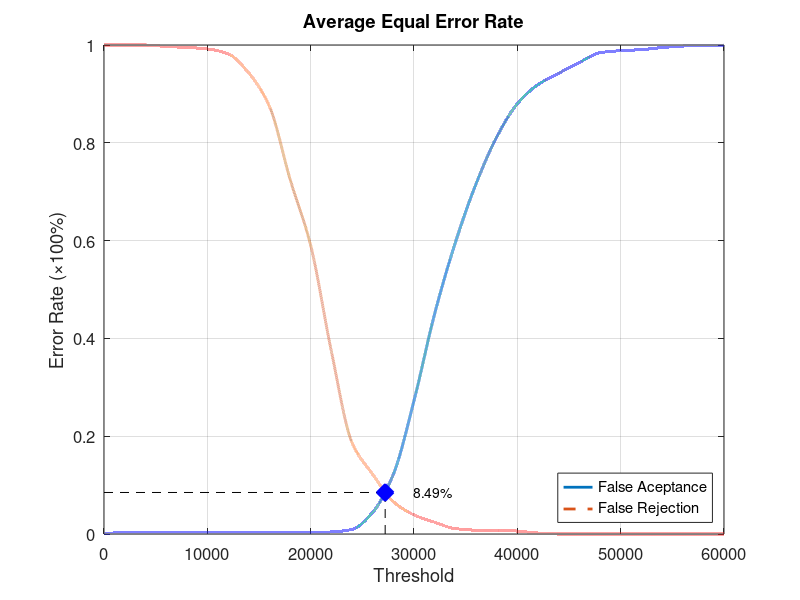
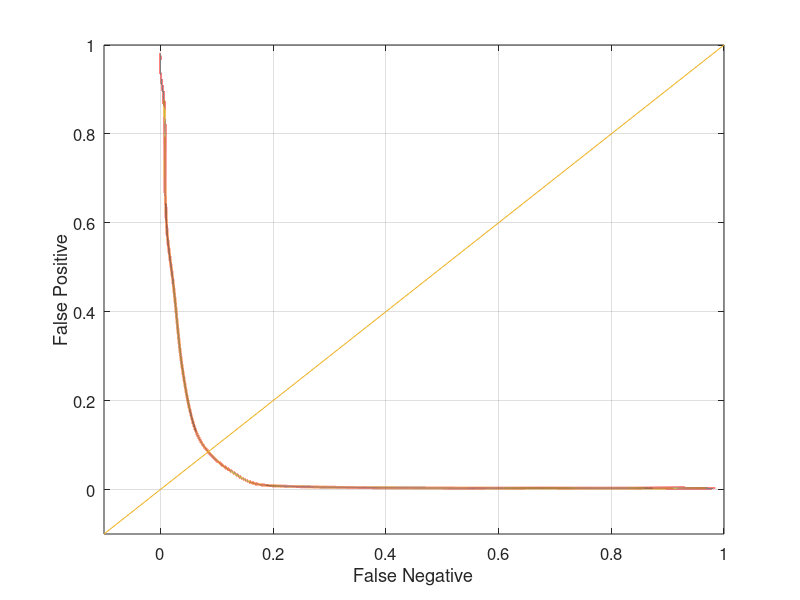

Write MATLAB code to recreate these figures, in order.
function yEER = Database1Average
close all;
clear;
clc;
x = 0:2000:60000;
xq = 0:0.5:60000;

y0 = [0 0.0031579 0.0031579 0.0031579 0.0031579 0.0031579 0.0031579 0.0031579 0.0031579 0.0031579 0.0031579 0.00421053 0.00947368 0.0442105 0.122105 0.272632 0.450526 0.595789 0.715789 0.811579 0.88 0.918947 0.942105 0.964211 0.984211 0.988421 0.990526 0.994737 0.997895 0.998947 1];
yy0 = interp1(x, y0, xq, 'pchip');
y1 = [1 1 1 0.997 0.995 0.992 0.982 0.943 0.875 0.726 0.59 0.374 0.187 0.122 0.066 0.039 0.024 0.011 0.008 0.008 0.006 0.002 0 0 0 0 0 0 0 0 0];
yy1 = interp1(x, y1, xq, 'pchip');

% Calculating EER: 
y2 = abs(y0 - y1);
find(y2 == min(y2))
yy2 = abs(yy0 - yy1);
xEER = find(yy2 == min(yy2));
xEERIndex = xq(xEER) % X-axis EER
yEER = yy0(xEER) % Y-axis EER

main = figure
plot(xq, yy0,'-','LineWidth', 2);	hold on
plot(xq, yy1,'--','LineWidth', 2);	hold on
plot([xEERIndex xEERIndex], [0 yEER], 'k--');	hold on
plot([0 xEERIndex], [yEER yEER], 'k--');	hold on
plot(xEERIndex, yEER, 'bx', 'LineWidth', 10);	hold on
text(xEERIndex + 10 * xEERIndex / 100, yEER, [num2str(round((10000 * yEER)) / 100) '%'])
legend('False Aceptance', 'False Rejection', 'Location', 'SouthEast')
xlabel('Threshold')
ylabel('Error Rate (\times100%)')
title('Average Equal Error Rate')
set(gca, 'FontSize', 12)
axis([0 60000 0 1])
grid on

print(main, 'Database1AverageMain', '-dpng');
FNRxFPR = figure('Color', [1 1 1]);
plot(yy1, yy0, '-', yy1, yy0, 'LineWidth', 2);
hold on
y = -0.1:0.1:1
plot(y, y); 
set(gca, 'FontSize', 12)
xlabel('False Negative')
ylabel('False Positive')
axis([-0.1 1 -0.1 1])
set(gca, 'FontSize', 12)
grid on

print(FNRxFPR, 'Database1AverageFNRxFPR','-dpng');
end
